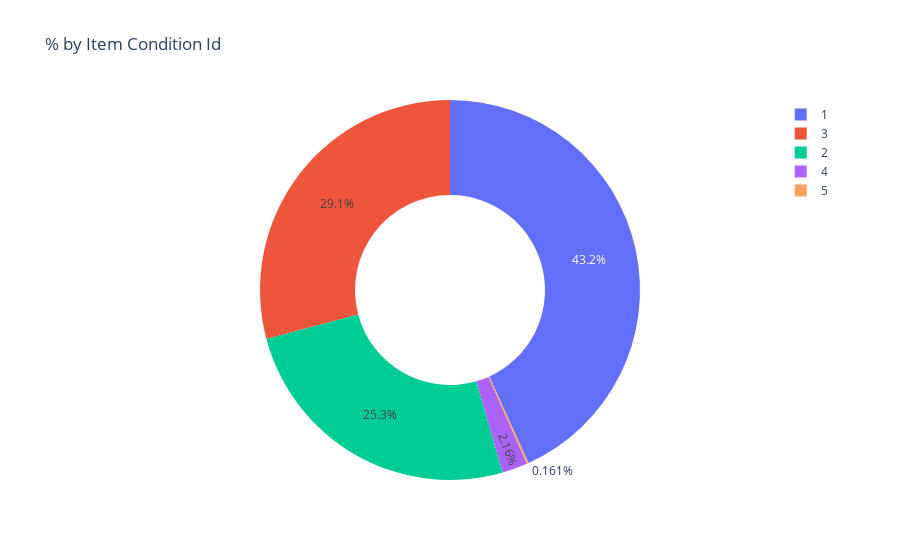

This figure's notebook cell:
### Code cell
# lets visualize the count by item_condition_id
condition = train_fill['item_condition_id'].value_counts()
fig = go.Figure([go.Pie(labels=condition.keys(), values=condition)])
fig.update_traces(hole=.5, hoverinfo="label+percent+name")
fig.update_layout(title_text="% by Item Condition Id",
                 )
fig.show()

### Figure 1 — Plotly figure (JSON) as saved in the notebook; plotly's stock layout.template omitted (floating-point values rounded to 4 significant figures)
{"data": [{"hole": 0.5, "hoverinfo": "label+percent+name", "labels": [1, 3, 2, 4, 5], "type": "pie", "values": [640246, 431892, 375196, 31945, 2382]}], "layout": {"title": {"text": "% by Item Condition Id"}}}
